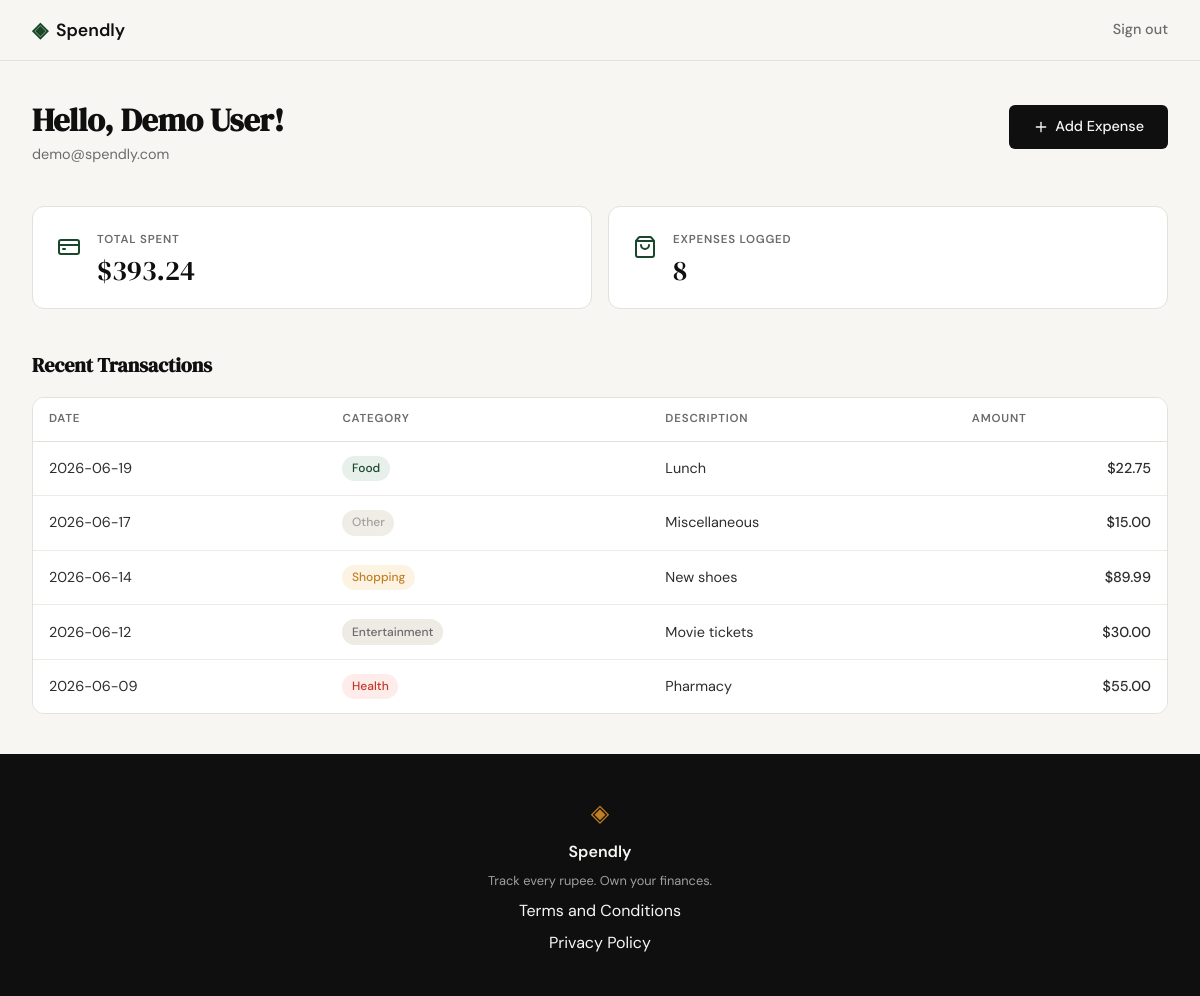
Screenshot of /profile (signed in) with the database file from the repository.
### tables this page shows
CREATE TABLE users (
            id            INTEGER PRIMARY KEY AUTOINCREMENT,
            name          TEXT    NOT NULL,
            email         TEXT    UNIQUE NOT NULL,
            password_hash TEXT    NOT NULL,
            created_at    TEXT    DEFAULT (datetime('now'))
        );

CREATE TABLE expenses (
            id          INTEGER PRIMARY KEY AUTOINCREMENT,
            user_id     INTEGER NOT NULL,
            amount      REAL    NOT NULL,
            category    TEXT    NOT NULL,
            date        TEXT    NOT NULL,
            description TEXT,
            created_at  TEXT    DEFAULT (datetime('now')),
            FOREIGN KEY (user_id) REFERENCES users (id)
        );

### app.py (the view)
@app.route("/profile")
def profile():
    if not session.get("user_id"):
        return redirect(url_for("login"))
    user    = get_user_by_id(session["user_id"])
    summary = get_expense_summary(session["user_id"])
    return render_template("profile.html", user=user, summary=summary)

### database/db.py (called while the page is built)
def get_db():
    conn = sqlite3.connect(DB_PATH)
    conn.row_factory = sqlite3.Row
    conn.execute("PRAGMA foreign_keys = ON")
    return conn

def get_user_by_id(user_id):
    conn = get_db()
    user = conn.execute(
        "SELECT * FROM users WHERE id = ?", (user_id,)
    ).fetchone()
    conn.close()
    return user

def get_expense_summary(user_id):
    conn = get_db()
    row = conn.execute(
        """SELECT COALESCE(SUM(amount), 0.0) AS total_spent,
                  COUNT(*) AS expense_count
           FROM expenses WHERE user_id = ?""",
        (user_id,)
    ).fetchone()
    recent = conn.execute(
        """SELECT id, amount, category, date, description
           FROM expenses WHERE user_id = ?
           ORDER BY date DESC LIMIT 5""",
        (user_id,)
    ).fetchall()
    conn.close()
    return {
        "total_spent": row["total_spent"],
        "expense_count": row["expense_count"],
        "recent": recent,
    }

### templates/profile.html (shortened to what this page needs)
{% extends "base.html" %}
{% block head %}
<link rel="stylesheet" href="{{ url_for('static', filename='css/profile.css') }}">
{% endblock %}
{% block content %}
<div class="profile-page">
    <div class="profile-header">
        <div class="profile-identity">
            <h1 class="profile-greeting">Hello, {{ user['name'] }}!</h1>
            <p class="profile-email">{{ user['email'] }}</p>
        </div>
        <a href="{{ url_for('add_expense') }}" class="btn-primary profile-add-btn">
            <i data-lucide="plus"></i>
            Add Expense
        </a>
    </div>
    <div class="stats-row">
        <div class="stat-card">
            <div class="stat-icon">
                <i data-lucide="credit-card"></i>
            </div>
            <div class="stat-body">
                <p class="stat-label">Total Spent</p>
                <p class="stat-value">${{ "%.2f" | format(summary.total_spent) }}</p>
            </div>
        </div>
        <div class="stat-card">
            <div class="stat-icon">
                <i data-lucide="shopping-bag"></i>
            </div>
            <div class="stat-body">
                <p class="stat-label">Expenses Logged</p>
                <p class="stat-value">{{ summary.expense_count }}</p>
            </div>
        </div>
    </div>
    <div class="section-header">
        <h2 class="section-title">Recent Transactions</h2>
    </div>
    {% if summary.recent %}
    <div class="tx-table-wrapper">
        <table class="tx-table">
            <thead>
                <tr>
                    <th>Date</th>
                    <th>Category</th>
                    <th>Description</th>
                    <th class="tx-amount-col">Amount</th>
                </tr>
            </thead>
            <tbody>
                {% for expense in summary.recent %}
                <tr>
                    <td class="tx-date">{{ expense['date'] }}</td>
                    <td>
                        <span class="cat-badge cat-{{ expense['category'] | lower }}">
                            {{ expense['category'] }}
                        </span>
                    </td>
                    <td class="tx-desc">{{ expense['description'] or '—' }}</td>
                    <td class="tx-amount">${{ "%.2f" | format(expense['amount']) }}</td>
                </tr>
                {% endfor %}
            </tbody>
        </table>
    </div>
    {% endif %}
</div>
{% endblock %}

### templates/base.html (shortened to what this page needs)
<!DOCTYPE html>
<html lang="en">
<head>
    <link rel="stylesheet" href="{{ url_for('static', filename='css/style.css') }}">
    {% block head %}{% endblock %}
</head>
<body>
    <nav class="navbar">
        <div class="nav-inner">
            <a href="{{ url_for('landing') }}" class="nav-brand">
                <span class="brand-icon">◈</span>
                <span class="brand-name">Spendly</span>
            </a>
            <div class="nav-links">
                {% if session.get('user_id') %}
                    <a href="{{ url_for('logout') }}">Sign out</a>
                {% else %}
                    <a href="{{ url_for('login') }}">Sign in</a>
                    <a href="{{ url_for('register') }}" class="nav-cta">Get started</a>
                {% endif %}
            </div>
        </div>
    </nav>
    <main class="main-content">
        {% block content %}{% endblock %}
    </main>
    <footer class="footer">
        <div class="footer-inner">
            <span class="brand-icon">◈</span>
            <span class="footer-name">Spendly</span>
            <p class="footer-copy">Track every rupee. Own your finances.</p>
            <a href="/terms">Terms and Conditions</a>
            <a href="/privacy">Privacy Policy</a>
        </div>
    </footer>
</body>
</html>

### static/css/style.css (style rules this page uses)
:root { --ink: #0f0f0f; --ink-soft: #2d2d2d; --ink-muted: #6b6b6b; --ink-faint: #a0a0a0; --paper: #f7f6f3; --paper-warm: #f0ede6; --paper-card: #ffffff; --accent: #1a472a; --accent-light: #e8f0eb; --accent-2: #c17f24; --accent-2-light: #fdf3e3; --danger: #c0392b; --danger-light: #fdecea; --border: #e4e1da; --border-soft: #eeebe4; --font-display: 'DM Serif Display', Georgia, serif; --font-body: 'DM Sans', system-ui, sans-serif; --max-width: 1200px; --auth-width: 440px; --radius-sm: 6px; --radius-md: 12px; --radius-lg: 20px; }
*, *::before, *::after { box-sizing: border-box; margin: 0; padding: 0; }
html { font-size: 16px; scroll-behavior: smooth; }
body { background: var(--paper); color: var(--ink); font-family: var(--font-body); font-size: 1rem; line-height: 1.6; -webkit-font-smoothing: antialiased; }
a { color: inherit; text-decoration: none; }
.navbar { position: sticky; top: 0; z-index: 100; background: var(--paper); border-bottom: 1px solid var(--border); padding: 0 2rem; }
.nav-inner { max-width: var(--max-width); margin: 0 auto; height: 60px; display: flex; align-items: center; justify-content: space-between; }
.nav-brand { display: flex; align-items: center; gap: 0.5rem; font-family: var(--font-body); font-weight: 600; font-size: 1.1rem; color: var(--ink); }
.brand-icon { color: var(--accent); font-size: 1.3rem; }
.brand-name { color: var(--ink); }
.nav-links { display: flex; align-items: center; gap: 1.5rem; font-size: 0.9rem; font-weight: 500; }
.nav-links a { color: var(--ink-muted); transition: color 0.2s; }
.main-content { min-height: calc(100vh - 60px - 100px); }
.btn-primary { display: inline-block; background: var(--ink); color: var(--paper); padding: 0.65rem 1.5rem; border-radius: var(--radius-sm); font-family: var(--font-body); font-size: 0.9rem; font-weight: 500; cursor: pointer; border: none; transition: background 0.2s; text-decoration: none; }
.footer { background: var(--ink); color: var(--paper); padding: 2.5rem 2rem; text-align: center; }
.footer-inner { display: flex; flex-direction: column; align-items: center; gap: 0.4rem; }
.footer .brand-icon { color: var(--accent-2); font-size: 1.5rem; }
.footer-name { font-weight: 600; font-size: 1rem; }
.footer-copy { font-size: 0.8rem; color: var(--ink-faint); }

### rows the page displays
users: name "Demo User", email "demo@spendly.com"
expenses: date "2026-06-19", category "Food", description "Lunch", amount "22.75"
expenses: date "2026-06-17", category "Other", description "Miscellaneous", amount "15.00"
expenses: date "2026-06-14", category "Shopping", description "New shoes", amount "89.99"
expenses: date "2026-06-12", category "Entertainment", description "Movie tickets", amount "30.00"
expenses: date "2026-06-09", category "Health", description "Pharmacy", amount "55.00"

### other values shown
{{ "%.2f" | format(summary.total_spent) }} "393.24"
{{ summary.expense_count }} "8"
